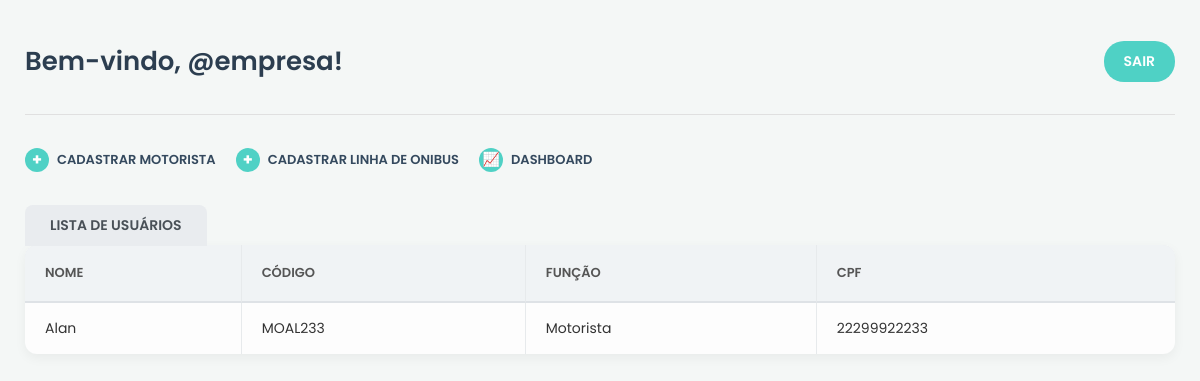
/empresa/lista_motorista/, run on an earlier commit of the app's database.
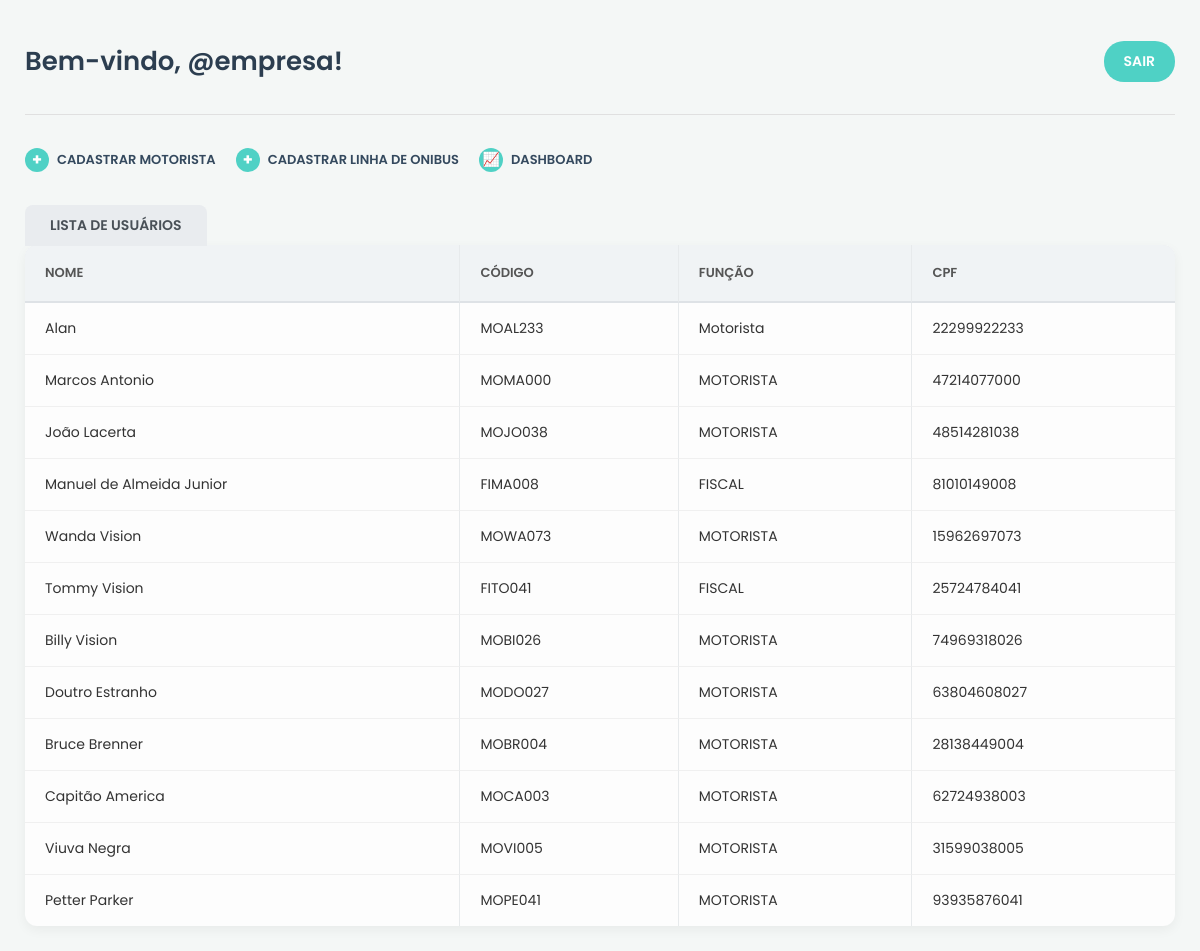
And on a later commit of the database.
### app_empresa/models.py (models this page shows, shortened)
class Funcionario(models.Model):
  idFuncionario = models.AutoField(primary_key=True)
  codigo = models.CharField(max_length=10, unique=True, blank= True,editable=False)
  senha = models.CharField(max_length=128)
  nome = models.CharField(max_length=100)
  funcao = models.CharField(max_length=50)
  email = models.EmailField()
  cpf = models.BigIntegerField(unique=True)

### app_empresa/views.py (the view)
# urls.py: path('lista_motorista/', views.lista_motorista, name='lista_motorista'),
def lista_motorista(request):
    funcionarios = Funcionario.objects.all().values()
    context = {
        'funcionarios': funcionarios,
        'previous_url': '/',
        'add_motorista': '/empresa/add_motorista/',
        'add_linha': '/empresa/add_linha/',
        'dashboard': '/empresa/dashboard/'
    }
    return render(request, 'lista_motorista.html',context)

### app_empresa/templates/lista_motorista.html (shortened to what this page needs)
{% load static %}
<!DOCTYPE html>
<html lang="pt-BR">
<head>
    <link rel="stylesheet" href="{% static 'style-dashboard.css' %}">
</head>
<body>
    <div class="dashboard-container">
        <header class="dashboard-header">
            <h1 class="greeting">Bem-vindo, @empresa!</h1>
            <a href="{{ previous_url }}" class="btn btn-logout">SAIR</a> </header>
        <nav class="dashboard-actions">
            <a href="{{ add_motorista }}" class="btn btn-action"> <span class="icon">+</span>
                Cadastrar Motorista
            </a>
            <a href="{{ add_linha }}" class="btn btn-action"> <span class="icon">+</span>
                Cadastrar Linha de Onibus
            </a>
            <a href="{{ dashboard}}" class="btn btn-action"> <span class="icon icon-list">📈</span> Dashboard
            </a>
        </nav>
        <main class="dashboard-main">
            <div class="tab-title">LISTA DE USUÁRIOS</div>
            <div class="table-wrapper">
                <table>
                    <thead>
                        <tr>
                            <th>Nome</th>
                            <th>Código</th>
                            <th>Função</th>
                            <th>CPF</th>
                        </tr>
                    </thead>
                    <tbody>
                        {% for funcionario in funcionarios %}
                        <tr>
                            <td>{{funcionario.nome}}</td>
                            <td>{{funcionario.codigo}}</td>
                            <td>{{funcionario.funcao}}</td>
                            <td>{{funcionario.cpf}}</td>
                        </tr>
                        {% endfor %}
                        </tbody>
                </table>
            </div>
        </main>
    </div>
</body>
</html>

### app/static/style-dashboard.css (style rules this page uses)
body, html { margin: 0; padding: 0; font-family: "Poppins", sans-serif; background-color: #f4f7f6; color: #333; height: 100%; }
.dashboard-container { padding: 25px; max-width: 1200px; margin: 0 auto; }
.dashboard-header { display: flex; justify-content: space-between; align-items: center; margin-bottom: 25px; padding-bottom: 15px; border-bottom: 1px solid #e0e0e0; }
.greeting { font-size: 26px; font-weight: 600; color: #2c3e50; }
.btn { padding: 10px 20px; border-radius: 20px; text-decoration: none; font-weight: 600; font-size: 14px; transition: background-color 0.3s ease; cursor: pointer; border: none; }
.btn-logout { background-color: #4FD1C5; color: white; }
.dashboard-actions { display: flex; gap: 20px; margin-bottom: 25px; align-items: center; }
.btn-action { color: #34495e; font-weight: 600; font-size: 13px; text-decoration: none; display: flex; align-items: center; padding: 8px 0; text-transform: uppercase; }
.btn-action .icon { display: inline-flex; justify-content: center; align-items: center; width: 24px; height: 24px; border-radius: 50%; background-color: #4FD1C5; color: white; font-size: 16px; margin-right: 8px; font-weight: bold; }
.btn-action .icon-list { font-size: 14px; }
.tab-title { display: inline-block; background-color: #e9ecef; padding: 10px 25px; font-weight: 600; font-size: 14px; color: #495057; border-radius: 8px 8px 0 0; margin-bottom: -1px; position: relative; z-index: 1; }
.table-wrapper { background-color: #fdfdfd; border-radius: 12px; padding: 0; box-shadow: 0 4px 12px rgba(0, 0, 0, 0.05); overflow-x: auto; }
table { width: 100%; border-collapse: separate; border-spacing: 0; text-align: left; }
thead { background-color: #e9ecef; }
th { padding: 18px 20px; font-weight: 600; font-size: 13px; color: #555; text-transform: uppercase; background-color: #f0f3f5; border-bottom: 2px solid #dee2e6; }
thead tr th:first-child { border-top-left-radius: 8px; }
thead tr th:last-child { border-top-right-radius: 8px; }
td { padding: 15px 20px; font-size: 14px; color: #333; border-bottom: 1px solid #f0f0f0; }
th:not(:last-child), td:not(:last-child) { border-right: 1px solid #e7eaec; }
tbody tr:last-child td { border-bottom: none; }
tbody tr:last-child td:first-child { border-bottom-left-radius: 8px; }
tbody tr:last-child td:last-child { border-bottom-right-radius: 8px; }

What changed in the data, as far as the page shows it:
added Funcionario: nome "Marcos Antonio", codigo "MOMA000", funcao "MOTORISTA", cpf "47214077000"
added Funcionario: nome "João Lacerta", codigo "MOJO038", funcao "MOTORISTA", cpf "48514281038"
added Funcionario: nome "Manuel de Almeida Junior", codigo "FIMA008", funcao "FISCAL", cpf "81010149008"
added Funcionario: nome "Wanda Vision", codigo "MOWA073", funcao "MOTORISTA", cpf "15962697073"
added Funcionario: nome "Tommy Vision", codigo "FITO041", funcao "FISCAL", cpf "25724784041"
added Funcionario: nome "Billy Vision", codigo "MOBI026", funcao "MOTORISTA", cpf "74969318026"
added Funcionario: nome "Doutro Estranho", codigo "MODO027", funcao "MOTORISTA", cpf "63804608027"
added Funcionario: nome "Bruce Brenner", codigo "MOBR004", funcao "MOTORISTA", cpf "28138449004"
added Funcionario: nome "Capitão America", codigo "MOCA003", funcao "MOTORISTA", cpf "62724938003"
added Funcionario: nome "Viuva Negra", codigo "MOVI005", funcao "MOTORISTA", cpf "31599038005"
added Funcionario: nome "Petter Parker", codigo "MOPE041", funcao "MOTORISTA", cpf "93935876041"
